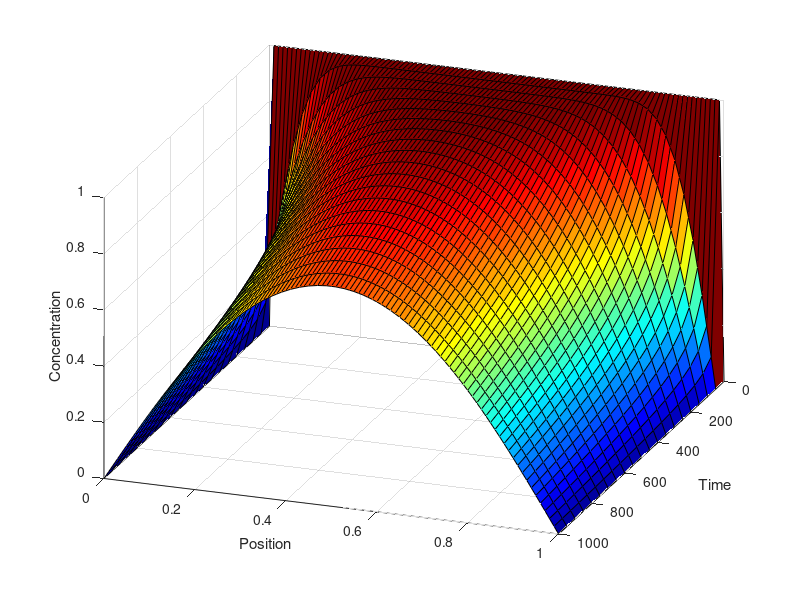
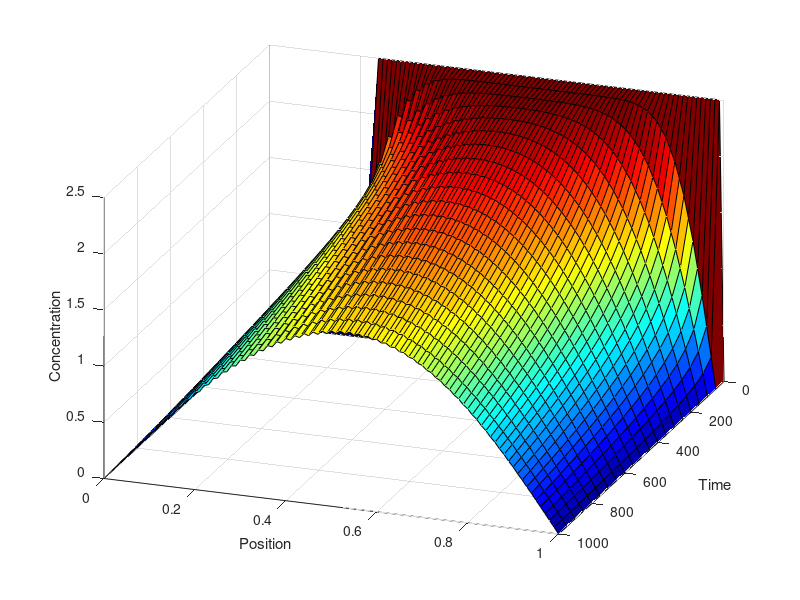
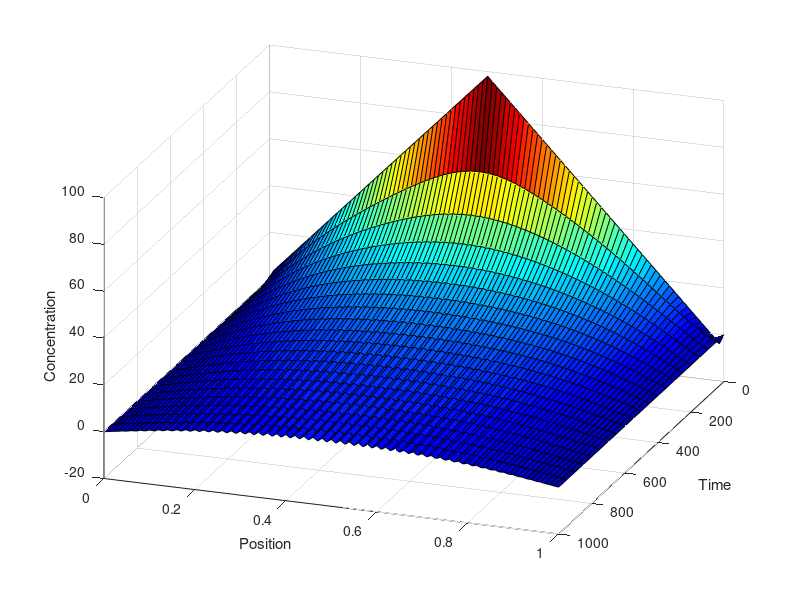

These charts were generated, in order, by the following MATLAB code:
clear all; close all;

% Define parameters
r=0.0001;D=0.00005; xmax=101; tmax= 1001; dx=1/(xmax-1); dt= 1.0; x=0:dx:1;
t=zeros(1,tmax); 

% Initialize concentration matrices
C=zeros(xmax,tmax); C(1,1)=0;C(xmax,1)=0;
C2=zeros(xmax,tmax); C2(1,1)=0;C2(xmax,1)=0;
C3=zeros(xmax,tmax); C3(1,1)=0;C3(xmax,1)=0;


% Initial conditions for C: Centered rectangular function
for i =2:xmax-1 
  if 20<i<30;
    C(i,1)=1.0;
  else 
    C(i,1)=0;
  end
end

% Initial conditions for C2: Step function
for i =2:xmax-1
  C2(i,1)=2*i;  
    if i<25;
    C2(i,1)=0;
  else 
    C2(i,1)=2.5;
  end
end

% Initial conditions for C3: Symmetrical linear function
for i =2:xmax-1
  if i<(xmax-1)/2;
    C3(i,1)=2*i;
  else
    C3(i,1)=-2*i+2*C3(((xmax-1)/2)-1,1);
  end
end

% Time evolution using the modified diffusion equation
for j=1:tmax
  t(j+1)=t(j)+dt;
  for i=2:xmax-1
    C(i,j+1)=C(i,j)+D*dt/(dx^2)*(C(i+1,j)-2*C(i,j)+C(i-1,j))+r*C(i,j)*(1-C(i,j));
    C2(i,j+1)=C2(i,j)+D*dt/(dx^2)*(C2(i+1,j)-2*C2(i,j)+C2(i-1,j))+r*C2(i,j)*(1-C2(i,j));
    C3(i,j+1)=C3(i,j)+D*dt/(dx^2)*(C3(i+1,j)-2*C3(i,j)+C3(i-1,j))+r*C3(i,j)*(1-C3(i,j));
    end
end

% Create time and position meshes for plotting
[T,X] = meshgrid(t,x);
Tr    = T(:,1:50:1001);Xr=X(:,1:50:1001);Cr=C(:,1:50:1001); Cr2=C2(:,1:50:1001); Cr3=C3(:,1:50:1001);
figure(1); clf; surf(Tr,Xr,Cr); view(110,30); colormap jet ; xlabel('Time'); ylabel('Position');  zlabel('Concentration');
figure(2); clf; surf(Tr,Xr,Cr2); view(110,30); colormap jet; xlabel('Time'); ylabel('Position');  zlabel('Concentration');
figure(3); clf; surf(Tr,Xr,Cr3); view(110,30); colormap jet; xlabel('Time'); ylabel('Position');  zlabel('Concentration');


